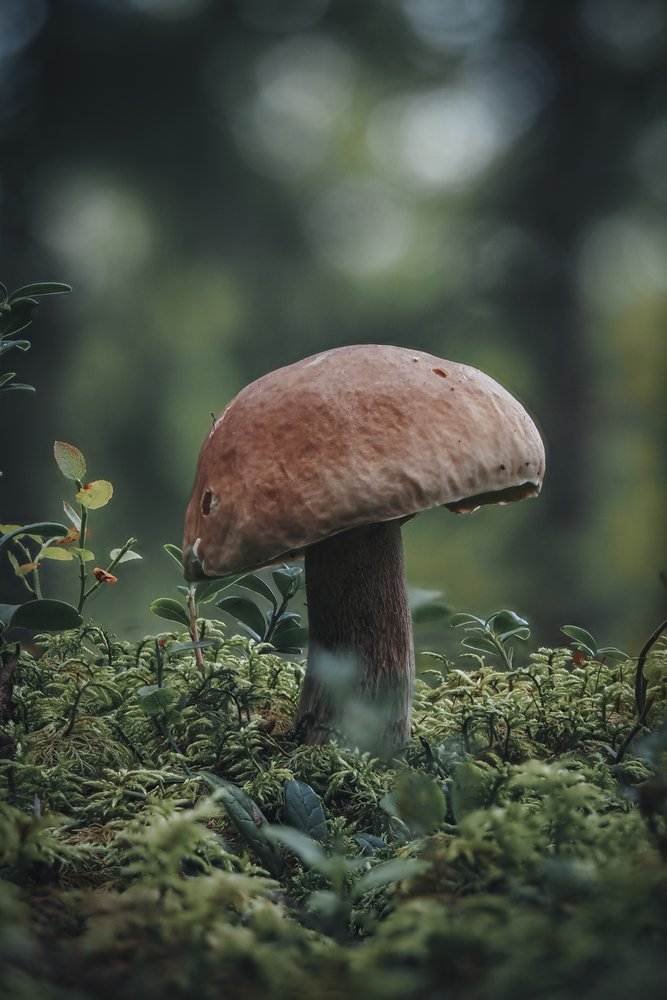
#> input picture img1.jpg, 667 x 1000 px
$ python main.py
#> lines starting #> are read from the running program, lines starting #| are printed output that depends on the picture; after the words box and inside, x2 and y2 are one past the last pixel; in counts of white or black regions, pixels touching at a corner belong together
# Python program to illustrate
# Otsu thresholding type on an image

# organizing imports
import cv2
import numpy as np

# path to input image is specified and
# image is loaded with imread command
image1 = cv2.imread('img1.jpg')
#> image1 is the input picture: shape (1000, 667, 3); mean B, G, R 65.2, 76.5, 69.9

# cv2.cvtColor is applied over the
# image input with applied parameters
# to convert the image in grayscale
img = cv2.cvtColor(image1, cv2.COLOR_BGR2GRAY)
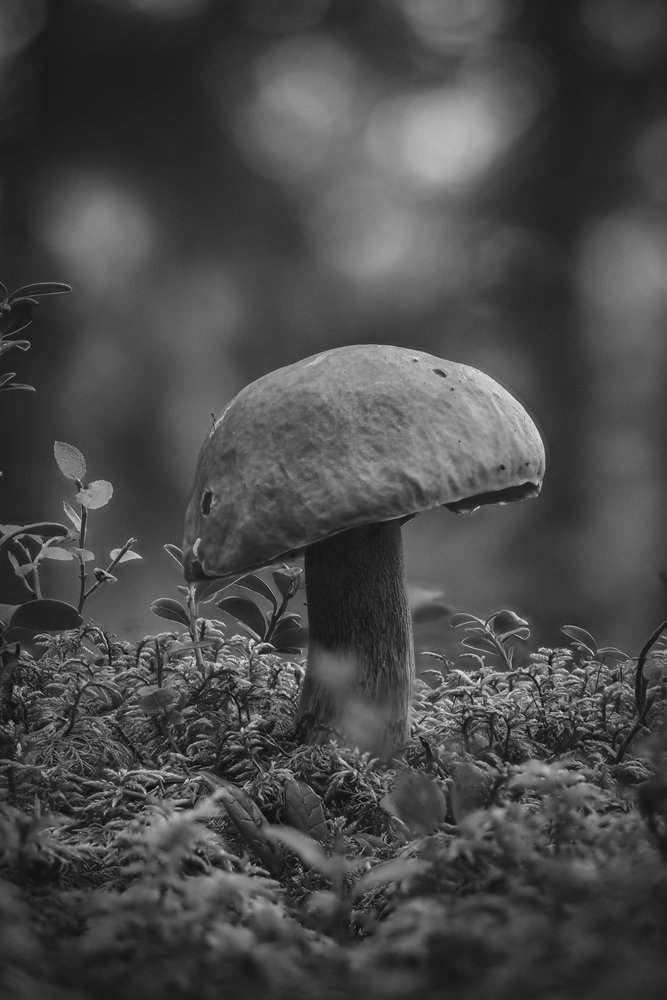
#> img: shape (1000, 667); min 2, max 242, mean 73.2

# applying Otsu thresholding
# as an extra flag in binary
# thresholding
ret, thresh1 = cv2.threshold(img, 120, 255, cv2.THRESH_BINARY +
											cv2.THRESH_OTSU)
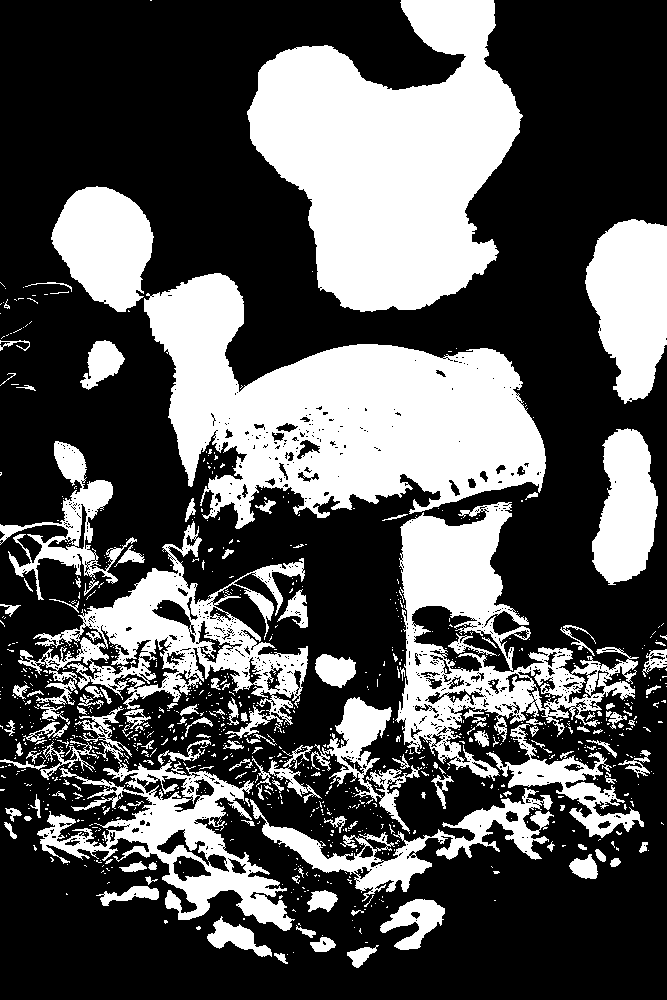
#> thresh1: shape (1000, 667); 34.2% white; 998 white regions (850 under 20 px), largest, box (x1, y1, x2, y2) and area: (144, 273, 546, 529) 53454, (247, 0, 523, 312) 52849, (395, 502, 639, 781) 22214
#> ret = 82

# the window showing output image
# with the corresponding thresholding
# techniques applied to the input image
cv2.imshow('Otsu Threshold', thresh1)

# De-allocate any associated memory usage
if cv2.waitKey(0) & 0xff == 27:
#> (key Esc is pressed here)
	cv2.destroyAllWindows()

$ run again, with img2.jpg copied over img1.jpg
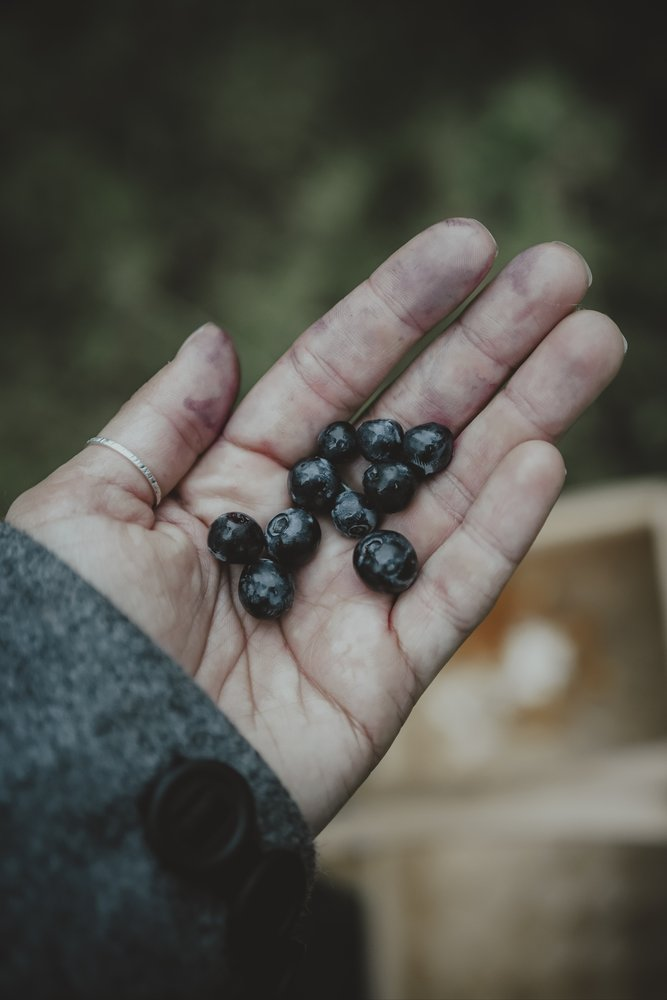
#> input picture img2.jpg, 667 x 1000 px
#> image1 is the input picture: shape (1000, 667, 3); mean B, G, R 76.6, 83.8, 85.1
#> `img = cv2.cvtColor(image1, cv2.COLOR_BGR2GRAY)`:
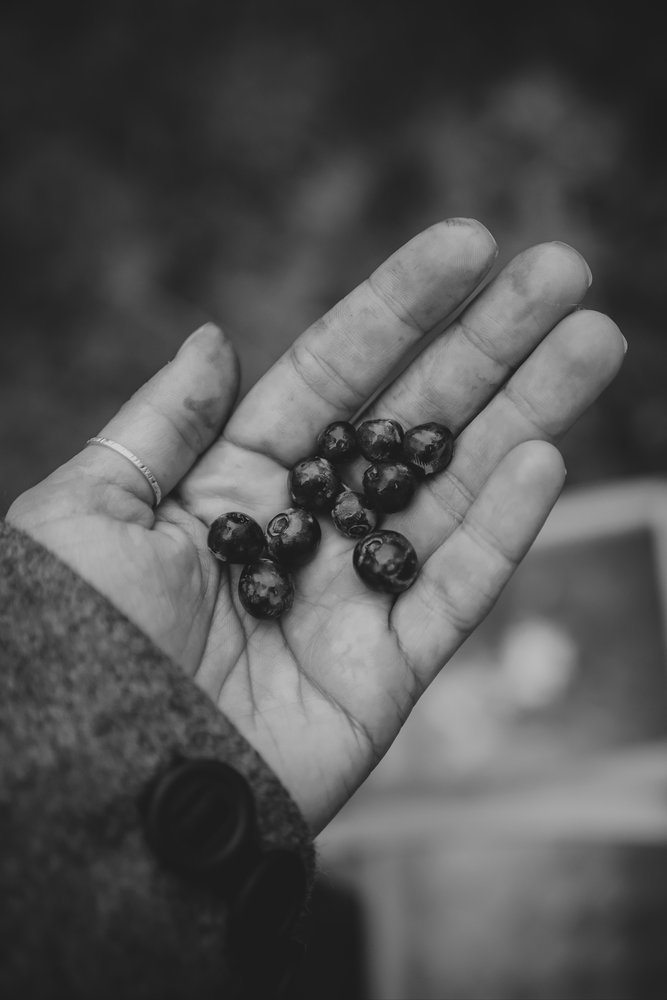
#> img: shape (1000, 667); min 12, max 224, mean 83.4
#> `ret, thresh1 = cv2.threshold(img, 120, 255, cv2.THRESH_BINARY + cv2.TH..`:
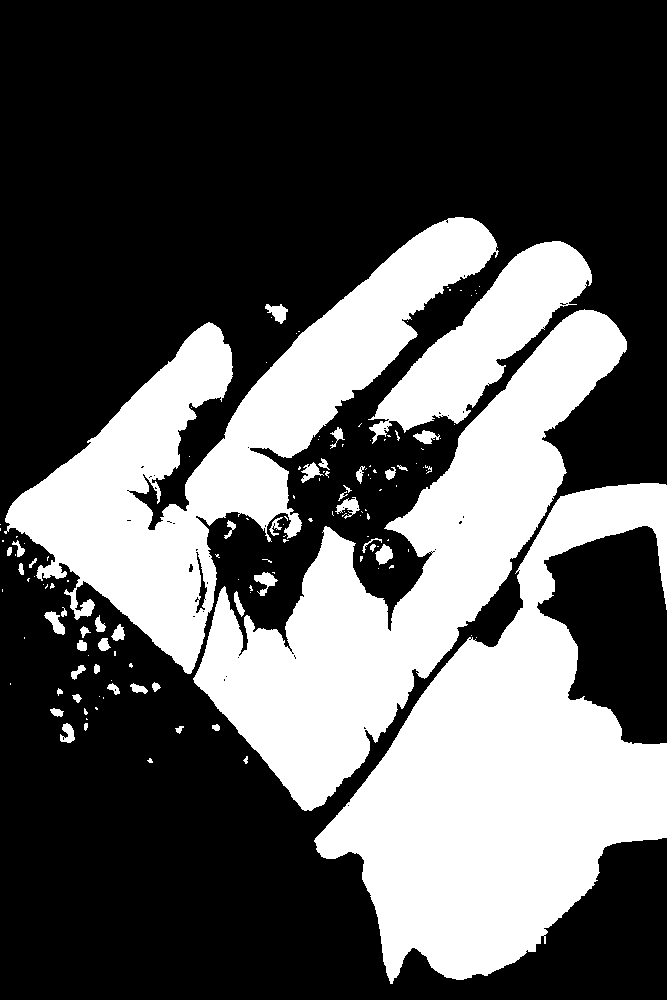
#> thresh1: shape (1000, 667); 34.9% white; 142 white regions (94 under 20 px), largest, box (x1, y1, x2, y2) and area: (314, 483, 667, 984) 83258, (193, 309, 627, 811) 65733, (4, 217, 499, 674) 63658
#> ret = 96
